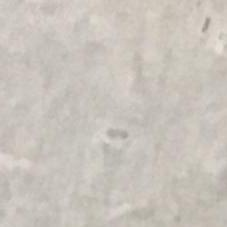
#> input picture Crack/DataSet/Negative/00063.jpg, 227 x 227 px, found by its file name; its folder holds only this picture in this run; the run also reads 1 picture not shown here
$ jupyter execute 20192013025_Hasancan_Aktas_YZ_M.ipynb
#> lines starting #> are read from the running program, lines starting #| are printed output that depends on the picture; long printed decimals are rounded
[cell 1]
# Yapay Zeka - 2022-2023 Güz Dönemi - Nişantaşı Üniversitesi

[cell 2]
#20192013025 Hasancan Aktas Bilgisayar Mühendisliği 3.sınıf

[cell 3]
# veri seti linki: https://www.kaggle.com/datasets/arnavr10880/concrete-crack-images-for-classification

[cell 4]
#Veri Setine eklenen Kütüphaneler

from scipy import stats
import imageio as imo #Resimler için kullanılan kütüphane
import pandas as np #Veri işleme ve analizi yapar
import numpy as np #listelerden daha hızlı olduğu için kullanılan kütüphane
import os # klasör ve dosyaları okumak için lazım olan kütüphane
import matplotlib.pyplot as plt #Veri görselleştirmek için kullanılan kütüphane
import cv2 #Tüm görüntü işleme kullanılan görüntüleme kütüphanesi

[cell 5]
#Veri setinin dosya yolunu ve sınıflarını veriyoruz.

DATADIR="C://Users//Hasan//Desktop//DataSet"
CATEGORİES=["Negative","Positive"]
Negative=["Negative"]
Positive=["Positive"]

[cell 6]
#Veri setinde kaç tane resim olduğunu gösterir

training_data = []
def create_training_data():
    for category in CATEGORİES:
        path = os.path.join(DATADIR,category)
        class_num = CATEGORİES.index(category)
        for img in os.listdir(path):
            try:
                img_array = cv2.imread(os.path.join(path,img))
#> img_array is the input picture: shape (227, 227, 3); mean B, G, R 187.9, 195.3, 201.4
                training_data.append([img_array,class_num])
            except Exception as e:
                pass
create_training_data()
print(len(training_data))
#| 2

[cell 7]
#positive sınıfından bir örnek

for category in Positive:
    path =os.path.join(DATADIR,category)
    for img in os.listdir(path):
        img_array = cv2.imread(os.path.join(path,img))
        img_array =cv2.cvtColor(img_array,cv2.COLOR_BGR2RGB)
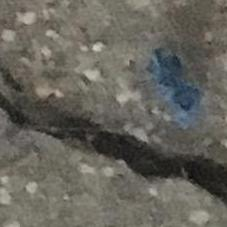
#> img_array: shape (227, 227, 3); mean R, G, B 102.4, 100.4, 92.2
        plt.imshow(img_array)
        plt.show()
        break
    break

[cell 8]
# positive sınıfında kaç tane resim olduğunu gösterir

Positive_data = []
def create_training_data():
    for category in Positive:
        path = os.path.join(DATADIR,category)
        class_num = Positive.index(category)
        for img in os.listdir(path):
            try:
                img_array = cv2.imread(os.path.join(path,img))
                Positive_data.append([img_array,class_num])
            except Exception as e:
                pass
create_training_data()
print(len(Positive_data))
#| 1

[cell 9]
# positive sınıfının örneğinin data pikselleri

print('Shape of the image : {}'.format(img_array.shape))
#| Shape of the image : (227, 227, 3)
print('Image Height : {}'.format(img_array.shape[0]))
#| Image Height : 227
print('Image Width : {}'.format(img_array.shape[1]))
#| Image Width : 227
megapixels = (img_array.shape[0]*img_array.shape[1]/1000000)
#> megapixels = 0.0515
print('Megapixels : {}'.format(megapixels))
#| Megapixels : 0.05153
print('Dimension of Image : {}'.format(img_array.ndim))
#| Dimension of Image : 3

[cell 10]
#Positive sınıfının datasının kanalllarını gösterir

print('Value of only R channel {}'.format(img_array[100, 50, 0])) #red
#| Value of only R channel 94
print('Value of only G channel {}'.format(img_array[100, 50, 1])) #green
#| Value of only G channel 87
print('Value of only B channel {}'.format(img_array[100, 50, 2])) #blue
#| Value of only B channel 79

[cell 11]
#Positive sınıfın datasının RGB kanallarını histogram üzerinden gösteriyoruz

red_channel = img_array[:, :, 0]
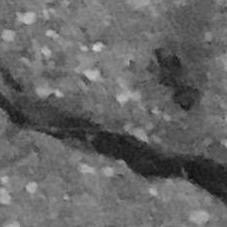
#> red_channel: shape (227, 227); min 10, max 214, mean 102.4
# Plot the red histogram with bins in a range of 256
plt.hist(red_channel.ravel(), bins=256)
# Set title and show
plt.title('Red Histogram')
plt.show()
#> figure, not shown here; tallest bar 1097 high, from x = 116.8 to 117.6
# Obtain the green channel
green_channel = img_array[:, :, 1]
plt.hist(green_channel.ravel(), bins=256)
plt.title('Green Histogram')
plt.show()
# Obtain the blue channel
blue_channel = img_array[:, :, 2]
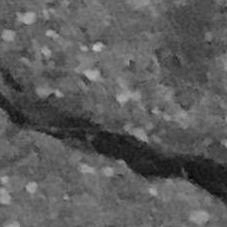
#> blue_channel: shape (227, 227); min 2, max 198, mean 92.2
plt.hist(blue_channel.ravel(), bins=256)
plt.title('Blue Histogram')
plt.show()
#> figure, not shown here; tallest bar 1276 high, from x = 101.5 to 102.3
# Combined Histogram
plt.hist(red_channel.ravel(), bins = 256, color = 'red', alpha = 0.5)
plt.hist(green_channel.ravel(), bins = 256, color = 'green', alpha = 0.5)
plt.hist(blue_channel.ravel(), bins = 256, color = 'blue', alpha = 0.5)
plt.xlabel('Intensity Value')
plt.ylabel('Count')
plt.legend(['Red_Channel', 'Green_Channel', 'Blue_Channel'])
plt.title('Combined Histogram')
plt.show()
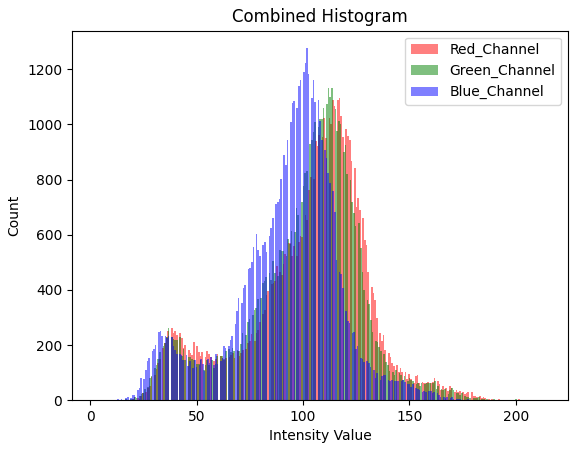
#> figure drawn by matplotlib, 1 panel; tallest bar 1097 high, from x = 116.8 to 117.6; tallest bar 1276 high, from x = 101.5 to 102.3

[cell 12]
#Negatif sınıfından bir örnek

for category in Negative:
    path =os.path.join(DATADIR,category)
    for img in os.listdir(path):
        img_array = cv2.imread(os.path.join(path,img))
        img_array =cv2.cvtColor(img_array,cv2.COLOR_BGR2RGB)
        plt.imshow(img_array)
        plt.show()
        break
    break

[cell 13]
# Negative sınıfında kaç tane resim olduğunu gösterir
Negative_data = []
def create_training_data():
    for category in Negative:
        path = os.path.join(DATADIR,category)
        class_num = Negative.index(category)
        for img in os.listdir(path):
            try:
                img_array = cv2.imread(os.path.join(path,img))
                Negative_data.append([img_array,class_num])
            except Exception as e:
                pass
create_training_data()
print(len(Negative_data))
#| 1

[cell 14]
# Negative sınıfının örneğinin data pikselleri

print('Shape of the image : {}'.format(img_array.shape))
#| Shape of the image : (227, 227, 3)
print('Image Height : {}'.format(img_array.shape[0]))
#| Image Height : 227
print('Image Width : {}'.format(img_array.shape[1]))
#| Image Width : 227
megapixels = (img_array.shape[0]*img_array.shape[1]/1000000)
print('Megapixels : {}'.format(megapixels))
#| Megapixels : 0.05153
print('Dimension of Image : {}'.format(img_array.ndim))
#| Dimension of Image : 3

[cell 15]
#Negative sınıfının datasının kanallları
print('Value of only R channel {}'.format(img_array[100, 50, 0]))
#| Value of only R channel 204
print('Value of only G channel {}'.format(img_array[100, 50, 1]))
#| Value of only G channel 199
print('Value of only B channel {}'.format(img_array[100, 50, 2]))
#| Value of only B channel 193

[cell 16]
#Negative sınıfın datasının RGB kanallarını histogram üzerinden gösteriyoruz

red_channel = img_array[:, :, 0]
# Plot the red histogram with bins in a range of 256
plt.hist(red_channel.ravel(), bins=256)
# Set title and show
plt.title('Red Histogram')
plt.show()
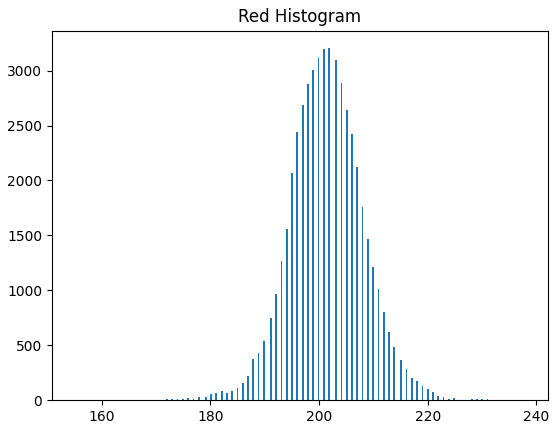
#> figure drawn by matplotlib, 1 panel; tallest bar 3204 high, from x = 201.7 to 202
# Obtain the green channel
green_channel = img_array[:, :, 1]
plt.hist(green_channel.ravel(), bins=256)
plt.title('Green Histogram')
plt.show()
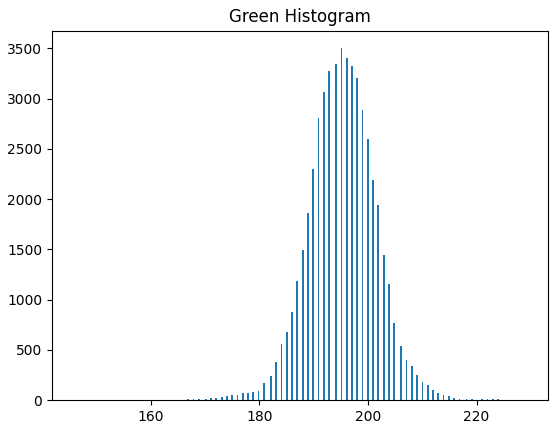
#> figure drawn by matplotlib, 1 panel; tallest bar 3502 high, from x = 195 to 195.3
# Obtain the blue channel
blue_channel = img_array[:, :, 2]
plt.hist(blue_channel.ravel(), bins=256)
plt.title('Blue Histogram')
plt.show()
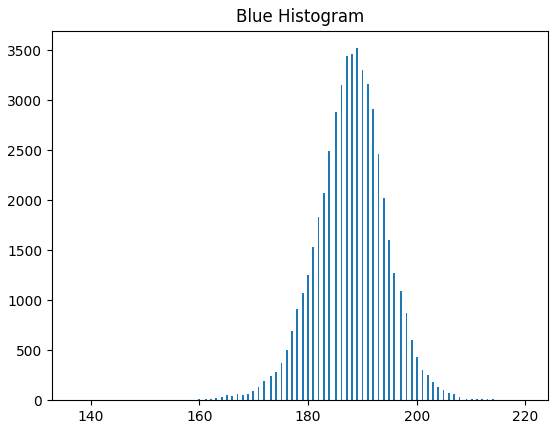
#> figure drawn by matplotlib, 1 panel; tallest bar 3520 high, from x = 188.9 to 189.2
# Combined Histogram
plt.hist(red_channel.ravel(), bins = 256, color = 'red', alpha = 0.5)
plt.hist(green_channel.ravel(), bins = 256, color = 'green', alpha = 0.5)
plt.hist(blue_channel.ravel(), bins = 256, color = 'blue', alpha = 0.5)
plt.xlabel('Intensity Value')
plt.ylabel('Count')
plt.legend(['Red_Channel', 'Green_Channel', 'Blue_Channel'])
plt.title('Combined Histogram')
plt.show()
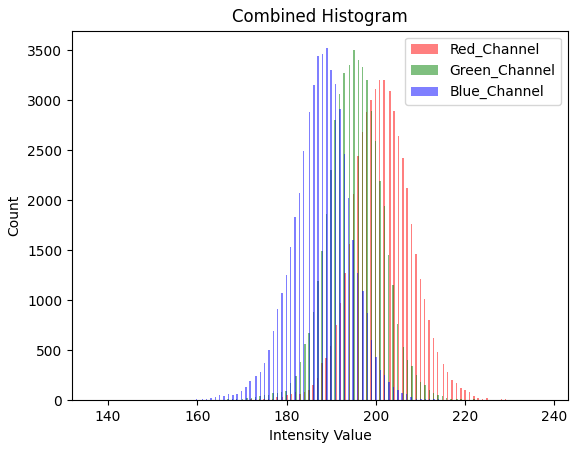
#> figure drawn by matplotlib, 1 panel; tallest bar 3204 high, from x = 201.7 to 202; tallest bar 3502 high, from x = 195 to 195.3; tallest bar 3520 high, from x = 188.9 to 189.2

[cell 17]
#Her bir resmin yüksekliğini ve genişliğini veren dizi setidir.

img_height =[]
img_width = []
for category in CATEGORİES:
    path = os.path.join(DATADIR , category)
    for img in os.listdir(path):
        img_array = cv2.imread(os.path.join(path,img))
        img_array = cv2.cvtColor(img_array, cv2.COLOR_BGR2RGB)
        img_height.append(img_array.shape[0])
        img_width.append(img_array.shape[1])

[cell 18]
##TÜM GÖRSELLERİN YÜKSEKLİK DAĞILIM HİSTOGRAMI
plt.hist(img_height ,color='#0c457d' , bins = 10, histtype = "bar" , align = "mid")
plt.xlabel("Height")
plt.ylabel("Resim Adedi")
plt.title("Görsellerin Yüksekliği")
plt.show
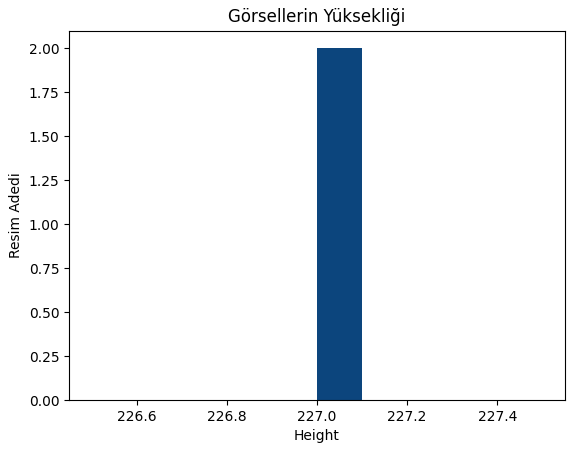
#> figure drawn by matplotlib, 1 panel; tallest bar 2 high, from x = 227 to 227.1

[cell 19]
##TÜM GÖRSELLERİN GENİŞLİĞİNİN DAĞILIM HİSTOGRAMI
plt.hist(img_width ,color='#0c457d' , bins = 10, histtype = "bar" , align = "mid")
plt.xlabel("Width")
plt.ylabel("Resim Adedi")
plt.title("Görsellerin Genişliğinin")
plt.show
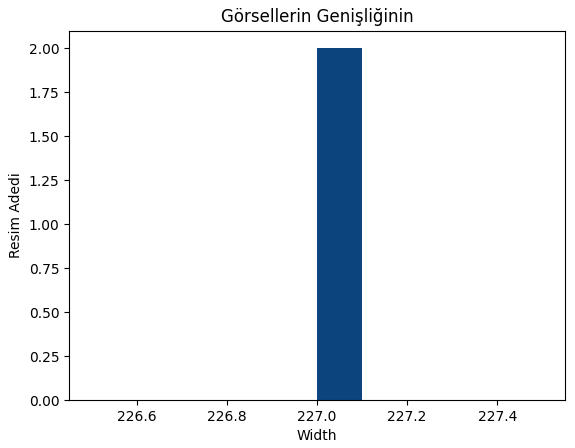
#> figure drawn by matplotlib, 1 panel; tallest bar 2 high, from x = 227 to 227.1

[cell 20]
## BÜTÜN RESİMLERİN YÜKSEKLİĞİNİN ORTALAMASINI ALIR
x = np.mean(img_height)
#> x = 227
print(x)
#| 227.0

[cell 21]
##BÜTÜN RESİMLERİN GENİŞLİĞİNİN ORTALAMASINI ALIR
x = np.mean(img_width)
print(x)
#| 227.0
